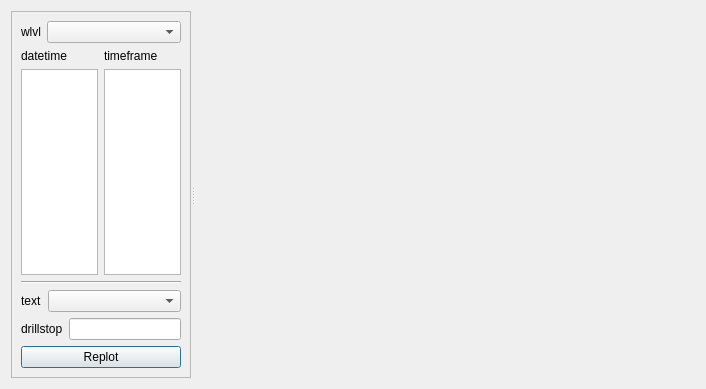
<?xml version="1.0" encoding="UTF-8"?>
<ui version="4.0">
 <class>SecPlotWindow</class>
 <widget class="QDialog" name="SecPlotWindow">
  <property name="windowModality">
   <enum>Qt::WindowModal</enum>
  </property>
  <property name="geometry">
   <rect>
    <x>0</x>
    <y>0</y>
    <width>704</width>
    <height>389</height>
   </rect>
  </property>
  <property name="windowTitle">
   <string>Dialog</string>
  </property>
  <layout class="QGridLayout" name="gridLayout_3">
   <item row="0" column="0">
    <widget class="QSplitter" name="splitter">
     <property name="orientation">
      <enum>Qt::Horizontal</enum>
     </property>
     <widget class="QFrame" name="frame">
      <property name="minimumSize">
       <size>
        <width>180</width>
        <height>0</height>
       </size>
      </property>
      <property name="maximumSize">
       <size>
        <width>275</width>
        <height>16777215</height>
       </size>
      </property>
      <property name="frameShape">
       <enum>QFrame::StyledPanel</enum>
      </property>
      <property name="frameShadow">
       <enum>QFrame::Raised</enum>
      </property>
      <layout class="QGridLayout" name="gridLayout">
       <item row="0" column="0">
        <layout class="QVBoxLayout" name="verticalLayout_3">
         <item>
          <layout class="QFormLayout" name="formLayout">
           <item row="0" column="0">
            <widget class="QLabel" name="label">
             <property name="text">
              <string>wlvl</string>
             </property>
             <property name="buddy">
              <cstring>wlvltableComboBox</cstring>
             </property>
            </widget>
           </item>
           <item row="0" column="1">
            <widget class="QComboBox" name="wlvltableComboBox"/>
           </item>
          </layout>
         </item>
         <item>
          <layout class="QHBoxLayout" name="horizontalLayout_3">
           <item>
            <layout class="QVBoxLayout" name="verticalLayout">
             <item>
              <widget class="QLabel" name="label_3">
               <property name="text">
                <string>datetime</string>
               </property>
               <property name="buddy">
                <cstring>wlvltableComboBox</cstring>
               </property>
              </widget>
             </item>
             <item>
              <widget class="QListWidget" name="datetimelistWidget"/>
             </item>
            </layout>
           </item>
           <item>
            <layout class="QVBoxLayout" name="verticalLayout_2">
             <item>
              <widget class="QLabel" name="label_4">
               <property name="text">
                <string>timeframe</string>
               </property>
               <property name="buddy">
                <cstring>wlvltableComboBox</cstring>
               </property>
              </widget>
             </item>
             <item>
              <widget class="QListWidget" name="timeframelistWidget"/>
             </item>
            </layout>
           </item>
          </layout>
         </item>
         <item>
          <widget class="Line" name="line">
           <property name="orientation">
            <enum>Qt::Horizontal</enum>
           </property>
          </widget>
         </item>
         <item>
          <layout class="QFormLayout" name="formLayout_2">
           <item row="0" column="0">
            <widget class="QLabel" name="label_5">
             <property name="text">
              <string>text</string>
             </property>
             <property name="buddy">
              <cstring>wlvltableComboBox</cstring>
             </property>
            </widget>
           </item>
           <item row="0" column="1">
            <widget class="QComboBox" name="textcolComboBox"/>
           </item>
          </layout>
         </item>
         <item>
          <layout class="QFormLayout" name="formLayout_3">
           <item row="0" column="0">
            <widget class="QLabel" name="label_2">
             <property name="text">
              <string>drillstop</string>
             </property>
             <property name="buddy">
              <cstring>wlvltableComboBox</cstring>
             </property>
            </widget>
           </item>
           <item row="0" column="1">
            <widget class="QLineEdit" name="drillstoplineEdit"/>
           </item>
          </layout>
         </item>
         <item>
          <widget class="QPushButton" name="pushButton">
           <property name="maximumSize">
            <size>
             <width>250</width>
             <height>16777215</height>
            </size>
           </property>
           <property name="text">
            <string>Replot</string>
           </property>
          </widget>
         </item>
        </layout>
       </item>
      </layout>
     </widget>
     <widget class="QWidget" name="plotareawidget" native="true">
      <property name="minimumSize">
       <size>
        <width>500</width>
        <height>0</height>
       </size>
      </property>
      <layout class="QGridLayout" name="gridLayout_2">
       <item row="0" column="0">
        <layout class="QVBoxLayout" name="mplplotlayout"/>
       </item>
      </layout>
     </widget>
    </widget>
   </item>
  </layout>
 </widget>
 <resources/>
 <connections/>
</ui>
